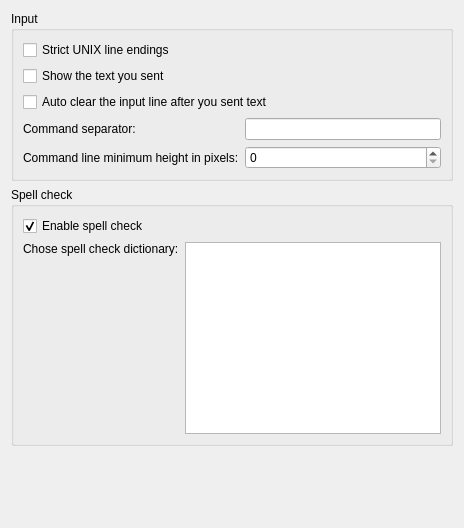
     <widget class="QWidget" name="input_line_tab">
      <property name="sizePolicy">
       <sizepolicy hsizetype="Expanding" vsizetype="Expanding">
        <horstretch>0</horstretch>
        <verstretch>0</verstretch>
       </sizepolicy>
      </property>
      <attribute name="title">
       <string>Input line</string>
      </attribute>
      <layout class="QGridLayout" name="gridLayout_20">
       <item row="0" column="0">
        <widget class="QGroupBox" name="groupBox_4">
         <property name="enabled">
          <bool>true</bool>
         </property>
         <property name="title">
          <string>Input</string>
         </property>
         <layout class="QGridLayout" name="gridLayout_5">
          <item row="0" column="0" colspan="2">
           <widget class="QCheckBox" name="USE_UNIX_EOL">
            <property name="maximumSize">
             <size>
              <width>16777215</width>
              <height>16777215</height>
             </size>
            </property>
            <property name="toolTip">
             <string>use strict UNIX line endings on commands for old UNIX servers that can't handle windows line endings correctly</string>
            </property>
            <property name="text">
             <string>Strict UNIX line endings</string>
            </property>
           </widget>
          </item>
          <item row="1" column="0" colspan="2">
           <widget class="QCheckBox" name="show_sent_text_checkbox">
            <property name="enabled">
             <bool>true</bool>
            </property>
            <property name="toolTip">
             <string>Echo the text you send in the display box</string>
            </property>
            <property name="text">
             <string>Show the text you sent</string>
            </property>
           </widget>
          </item>
          <item row="2" column="0" colspan="3">
           <widget class="QCheckBox" name="auto_clear_input_line_checkbox">
            <property name="enabled">
             <bool>true</bool>
            </property>
            <property name="text">
             <string>Auto clear the input line after you sent text</string>
            </property>
           </widget>
          </item>
          <item row="3" column="0">
           <widget class="QLabel" name="label_18">
            <property name="toolTip">
             <string/>
            </property>
            <property name="text">
             <string>Command separator:</string>
            </property>
            <property name="buddy">
             <cstring>command_separator_lineedit</cstring>
            </property>
           </widget>
          </item>
          <item row="3" column="1" colspan="2">
           <widget class="QLineEdit" name="command_separator_lineedit">
            <property name="enabled">
             <bool>true</bool>
            </property>
           </widget>
          </item>
          <item row="4" column="0">
           <widget class="QLabel" name="label_38">
            <property name="toolTip">
             <string/>
            </property>
            <property name="text">
             <string>Command line minimum height in pixels:</string>
            </property>
            <property name="buddy">
             <cstring>command_separator_lineedit</cstring>
            </property>
           </widget>
          </item>
          <item row="4" column="1" colspan="2">
           <widget class="QSpinBox" name="commandLineMinimumHeight">
            <property name="maximum">
             <number>300</number>
            </property>
           </widget>
          </item>
         </layout>
        </widget>
       </item>
       <item row="1" column="0">
        <widget class="QGroupBox" name="groupBox_15">
         <property name="title">
          <string>Spell check</string>
         </property>
         <layout class="QGridLayout" name="gridLayout_12">
          <item row="0" column="0">
           <widget class="QCheckBox" name="enableSpellCheck">
            <property name="text">
             <string>Enable spell check</string>
            </property>
            <property name="checked">
             <bool>true</bool>
            </property>
           </widget>
          </item>
          <item row="1" column="0">
           <widget class="QLabel" name="choose_dict">
            <property name="text">
             <string>Chose spell check dictionary:</string>
            </property>
           </widget>
          </item>
          <item row="1" column="1" rowspan="2">
           <widget class="QListWidget" name="dictList"/>
          </item>
          <item row="2" column="0">
           <spacer name="verticalSpacer_9">
            <property name="orientation">
             <enum>Qt::Vertical</enum>
            </property>
            <property name="sizeHint" stdset="0">
             <size>
              <width>20</width>
              <height>167</height>
             </size>
            </property>
           </spacer>
          </item>
         </layout>
        </widget>
       </item>
       <item row="2" column="0">
        <spacer name="verticalSpacer_2">
         <property name="orientation">
          <enum>Qt::Vertical</enum>
         </property>
         <property name="sizeHint" stdset="0">
          <size>
           <width>20</width>
           <height>71</height>
          </size>
         </property>
        </spacer>
       </item>
      </layout>
     </widget>
